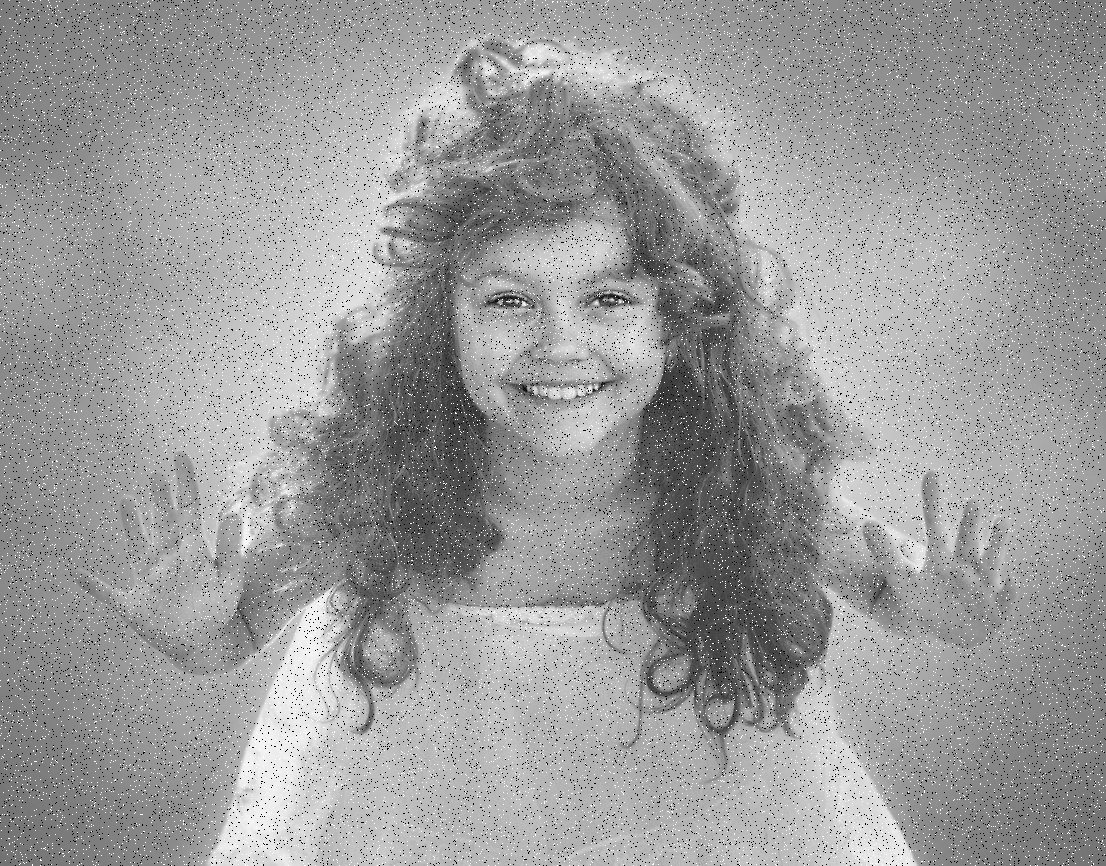
#> input picture Images/child.jpg, 1106 x 866 px, found by its file name; the run also reads 1 picture not shown here
$ jupyter execute 'OpenCV - Noisy Image and  Smoothening.ipynb'
#> lines starting #> are read from the running program, lines starting #| are printed output that depends on the picture; after the words box and inside, x2 and y2 are one past the last pixel; in counts of white or black regions, pixels touching at a corner belong together
[cell 1]
import cv2
import random

def noise_black_white(image):
    # Get the dimensions of Image
    row, col = image.shape
    num_of_pixels = random.randint(1500, 20000)
    for i in range(num_of_pixels):
        # pick random y-coordinate
        y_coordinate = random.randint(0, row - 1)
        # pick random x-coordinate
        x_coordinate = random.randint(0, col - 1)
        image[y_coordinate][x_coordinate] = 255     # 255 = for white
    for i in range(num_of_pixels):
        # pick random y-coordinate
        y_coordinate = random.randint(0, row - 1)   # 0 = for black
        #0 is colour code for black
        # pick random x-coordinate
        x_coordinate = random.randint(0, col - 1)
        image[y_coordinate][x_coordinate] = 0
    return image

image = cv2.imread("C:\\Users\\sansk\\OneDrive\\Desktop\\Projects\\IITB OpenCV\\Images\\child.jpg", cv2.IMREAD_GRAYSCALE)
#> image is the input picture: shape (866, 1106); min 0, max 255, mean 154.6

cv2.imshow('Original Image', image)
cv2.imshow('Noisy Image',noise_black_white(image))
#> after the loop in noise_black_white, `for i in range(num_of_pixels):`: image: shape (866, 1106); 1.43% of pixels changed, all inside (x1, y1, x2, y2) = (0, 0, 1106, 866)
#> after the loop in noise_black_white, `for i in range(num_of_pixels):`:
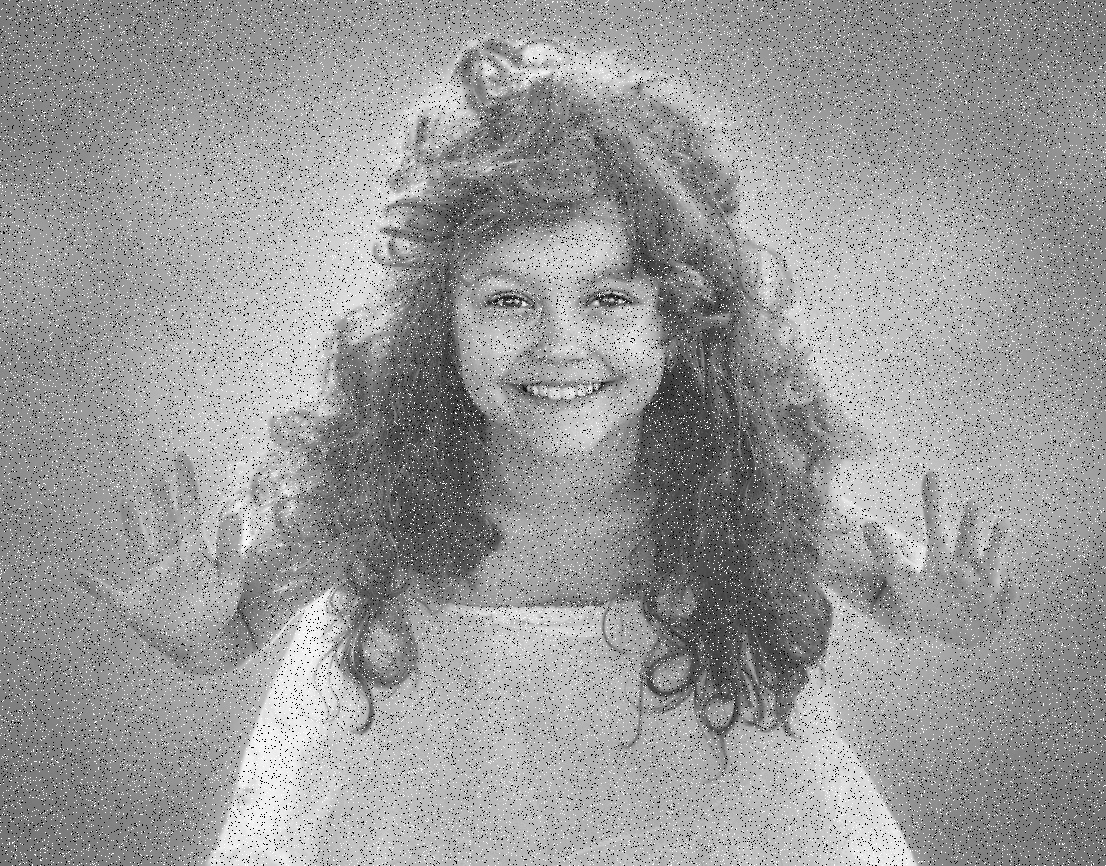
#> image: shape (866, 1106); min 0, max 255, mean 153.8

cv2.imwrite("C:\\Users\\sansk\\OneDrive\\Desktop\\Projects\\IITB OpenCV\\Images\\child.jpg",noise_black_white(image))
#> after the loop in noise_black_white (call 2), `for i in range(num_of_pixels):`:
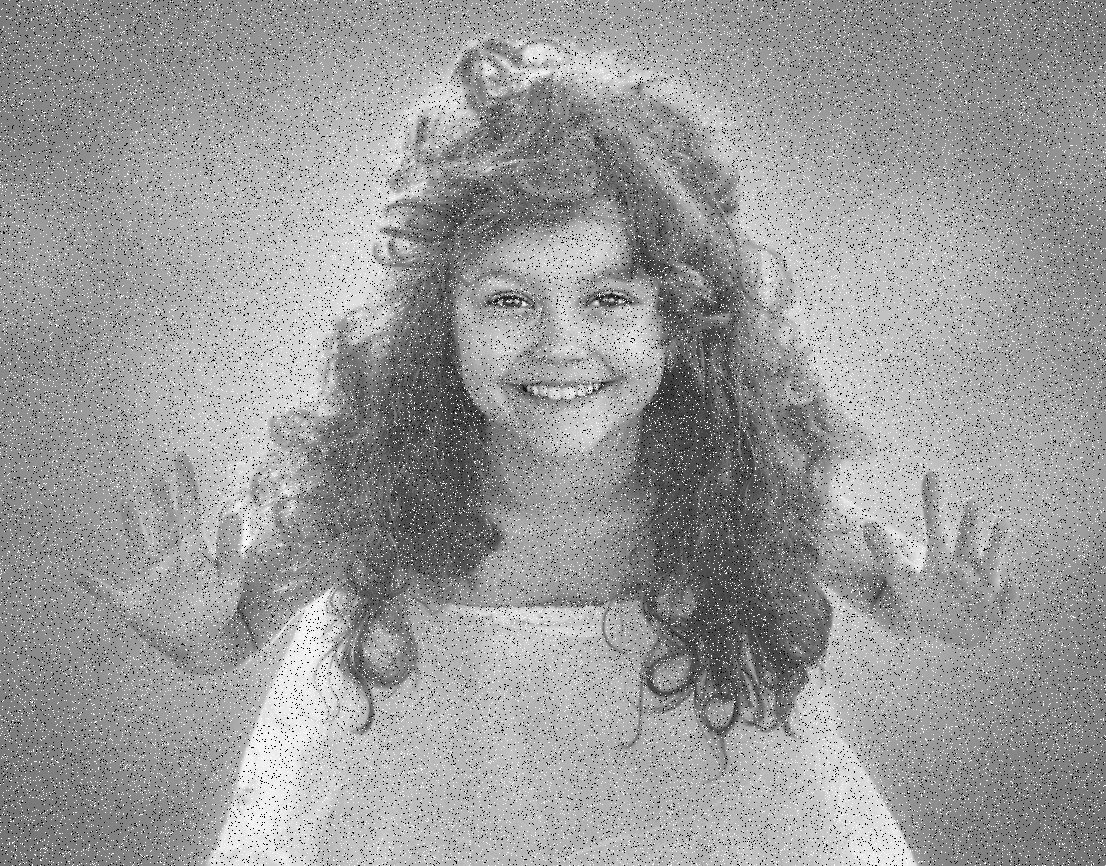
#> image: shape (866, 1106); 0.73% of pixels changed, all inside (x1, y1, x2, y2) = (0, 0, 1106, 866)
#> after the loop in noise_black_white (call 2), `for i in range(num_of_pixels):`:
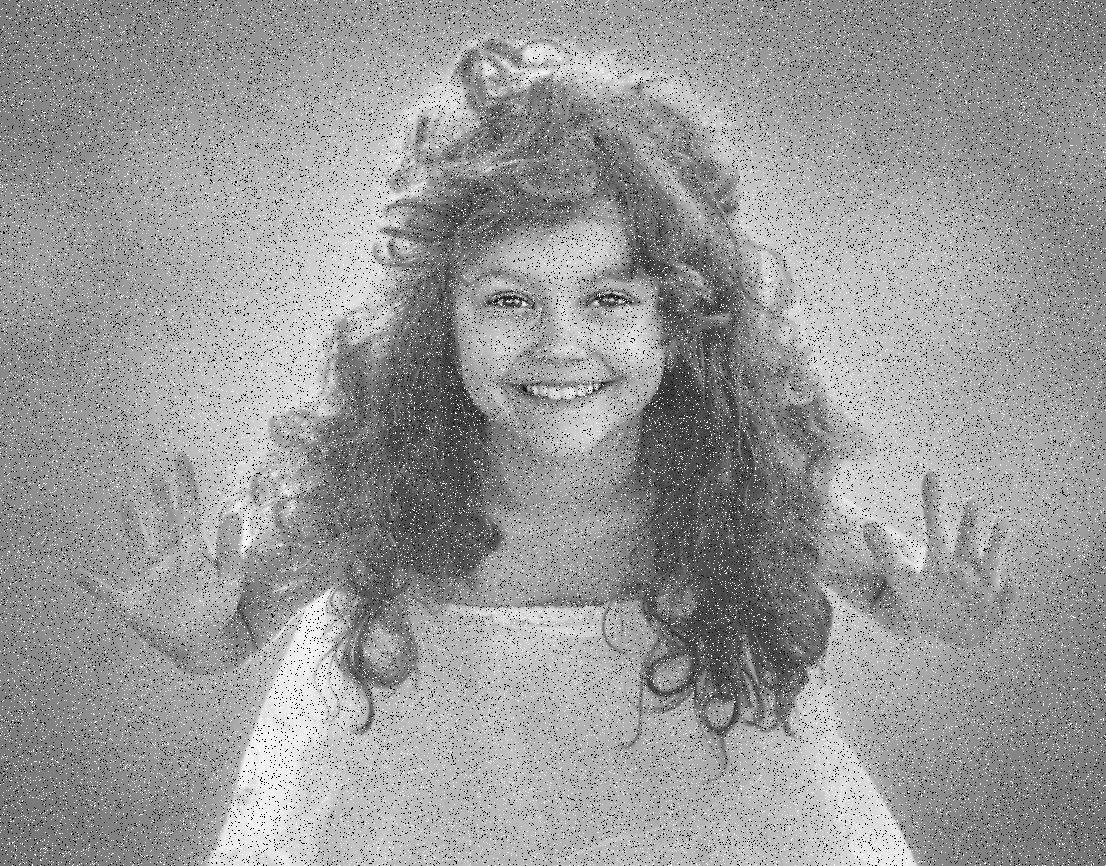
#> image: shape (866, 1106); 0.73% of pixels changed, all inside (x1, y1, x2, y2) = (0, 0, 1106, 866)

# press any key with 0 wait time
cv2.waitKey(0)
# Close all imageframe
cv2.destroyAllWindows()

[cell 2]
# import cv2
# def salt_and_paper(image):
#     for
# image = cv2.imread("C:/Users/VIHAL/Desktop/A/parrot.jpg")

# \

# Processing noisy image

[cell 3]
import numpy as np
img = cv2.imread("C:\\Users\\sansk\\OneDrive\\Desktop\\Projects\\IITB OpenCV\\Images\\noisy-image.jpg")

# Blur using Filter2D
kernel = np.ones((3,3), np.float32) / 9
print(kernel)

# Filter2D
smoothed = cv2.filter2D(img, -1, kernel)
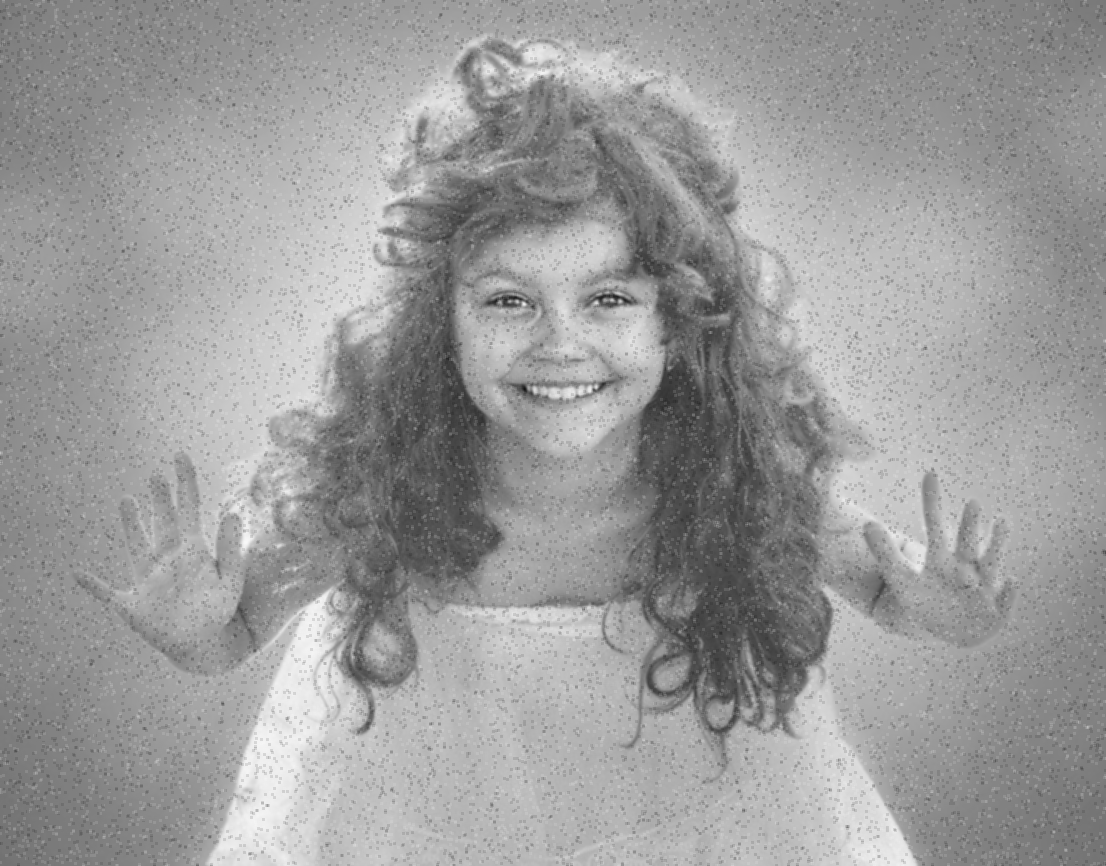
#> smoothed: shape (866, 1106, 3); min 18, max 248, mean 155.4

# Average Blur
img_blur = cv2.blur(img, (5,5))

# Median Blur
m_blur = cv2.medianBlur(img, 7)

# Gaussian Blur, sigmaX(stdDev)= 1
g_blur = cv2.GaussianBlur(img, (7,7), 1)

cv2.imshow('Original', img)
cv2.imshow('Blur', smoothed)
cv2.imshow('average', img_blur)
cv2.imshow('median', m_blur)
cv2.imshow('gaussian', g_blur)

# press any key with 0 wait time
cv2.waitKey(0)
# Close all imageframe
cv2.destroyAllWindows()
